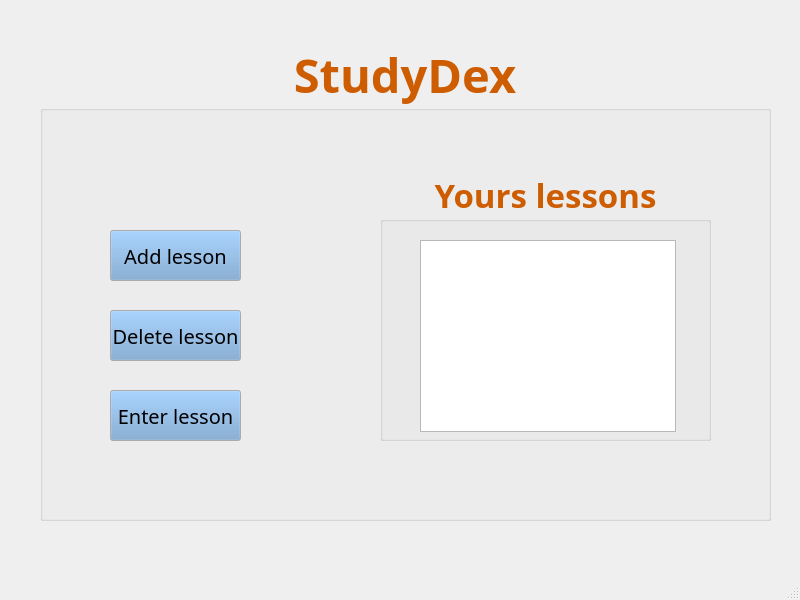
<?xml version="1.0" encoding="UTF-8"?>
<ui version="4.0">
 <class>MainWindow</class>
 <widget class="QMainWindow" name="MainWindow">
  <property name="geometry">
   <rect>
    <x>0</x>
    <y>0</y>
    <width>800</width>
    <height>600</height>
   </rect>
  </property>
  <property name="windowTitle">
   <string>StudyDex</string>
  </property>
  <widget class="QWidget" name="centralwidget">
   <widget class="QGroupBox" name="MainGroupBox">
    <property name="geometry">
     <rect>
      <x>40</x>
      <y>40</y>
      <width>731</width>
      <height>481</height>
     </rect>
    </property>
    <property name="palette">
     <palette>
      <active>
       <colorrole role="WindowText">
        <brush brushstyle="SolidPattern">
         <color alpha="255">
          <red>206</red>
          <green>92</green>
          <blue>0</blue>
         </color>
        </brush>
       </colorrole>
      </active>
      <inactive>
       <colorrole role="WindowText">
        <brush brushstyle="SolidPattern">
         <color alpha="255">
          <red>206</red>
          <green>92</green>
          <blue>0</blue>
         </color>
        </brush>
       </colorrole>
      </inactive>
      <disabled>
       <colorrole role="WindowText">
        <brush brushstyle="SolidPattern">
         <color alpha="255">
          <red>190</red>
          <green>190</green>
          <blue>190</blue>
         </color>
        </brush>
       </colorrole>
      </disabled>
     </palette>
    </property>
    <property name="font">
     <font>
      <family>UnPilgia</family>
      <pointsize>35</pointsize>
      <weight>75</weight>
      <bold>true</bold>
     </font>
    </property>
    <property name="title">
     <string>StudyDex</string>
    </property>
    <property name="alignment">
     <set>Qt::AlignCenter</set>
    </property>
    <widget class="QGroupBox" name="LessonsGroupBox">
     <property name="geometry">
      <rect>
       <x>340</x>
       <y>130</y>
       <width>331</width>
       <height>271</height>
      </rect>
     </property>
     <property name="font">
      <font>
       <pointsize>25</pointsize>
      </font>
     </property>
     <property name="title">
      <string>Yours lessons</string>
     </property>
     <property name="alignment">
      <set>Qt::AlignCenter</set>
     </property>
     <widget class="QListView" name="LessonsListView">
      <property name="geometry">
       <rect>
        <x>40</x>
        <y>70</y>
        <width>256</width>
        <height>192</height>
       </rect>
      </property>
      <property name="font">
       <font>
        <family>UnShinmun</family>
        <pointsize>15</pointsize>
        <weight>50</weight>
        <bold>false</bold>
       </font>
      </property>
     </widget>
    </widget>
    <widget class="QPushButton" name="AddLessonButton">
     <property name="geometry">
      <rect>
       <x>70</x>
       <y>190</y>
       <width>131</width>
       <height>51</height>
      </rect>
     </property>
     <property name="palette">
      <palette>
       <active>
        <colorrole role="Button">
         <brush brushstyle="SolidPattern">
          <color alpha="255">
           <red>114</red>
           <green>159</green>
           <blue>207</blue>
          </color>
         </brush>
        </colorrole>
       </active>
       <inactive>
        <colorrole role="Button">
         <brush brushstyle="SolidPattern">
          <color alpha="255">
           <red>114</red>
           <green>159</green>
           <blue>207</blue>
          </color>
         </brush>
        </colorrole>
       </inactive>
       <disabled>
        <colorrole role="Button">
         <brush brushstyle="SolidPattern">
          <color alpha="255">
           <red>114</red>
           <green>159</green>
           <blue>207</blue>
          </color>
         </brush>
        </colorrole>
       </disabled>
      </palette>
     </property>
     <property name="font">
      <font>
       <family>UnShinmun</family>
       <pointsize>15</pointsize>
       <weight>50</weight>
       <bold>false</bold>
      </font>
     </property>
     <property name="text">
      <string>Add lesson</string>
     </property>
    </widget>
    <widget class="QPushButton" name="DeleteLessonButton">
     <property name="geometry">
      <rect>
       <x>70</x>
       <y>270</y>
       <width>131</width>
       <height>51</height>
      </rect>
     </property>
     <property name="palette">
      <palette>
       <active>
        <colorrole role="Button">
         <brush brushstyle="SolidPattern">
          <color alpha="255">
           <red>114</red>
           <green>159</green>
           <blue>207</blue>
          </color>
         </brush>
        </colorrole>
       </active>
       <inactive>
        <colorrole role="Button">
         <brush brushstyle="SolidPattern">
          <color alpha="255">
           <red>114</red>
           <green>159</green>
           <blue>207</blue>
          </color>
         </brush>
        </colorrole>
       </inactive>
       <disabled>
        <colorrole role="Button">
         <brush brushstyle="SolidPattern">
          <color alpha="255">
           <red>114</red>
           <green>159</green>
           <blue>207</blue>
          </color>
         </brush>
        </colorrole>
       </disabled>
      </palette>
     </property>
     <property name="font">
      <font>
       <family>UnShinmun</family>
       <pointsize>15</pointsize>
       <weight>50</weight>
       <bold>false</bold>
      </font>
     </property>
     <property name="text">
      <string>Delete lesson</string>
     </property>
    </widget>
    <widget class="QPushButton" name="EnterLessonButton">
     <property name="geometry">
      <rect>
       <x>70</x>
       <y>350</y>
       <width>131</width>
       <height>51</height>
      </rect>
     </property>
     <property name="palette">
      <palette>
       <active>
        <colorrole role="Button">
         <brush brushstyle="SolidPattern">
          <color alpha="255">
           <red>114</red>
           <green>159</green>
           <blue>207</blue>
          </color>
         </brush>
        </colorrole>
       </active>
       <inactive>
        <colorrole role="Button">
         <brush brushstyle="SolidPattern">
          <color alpha="255">
           <red>114</red>
           <green>159</green>
           <blue>207</blue>
          </color>
         </brush>
        </colorrole>
       </inactive>
       <disabled>
        <colorrole role="Button">
         <brush brushstyle="SolidPattern">
          <color alpha="255">
           <red>114</red>
           <green>159</green>
           <blue>207</blue>
          </color>
         </brush>
        </colorrole>
       </disabled>
      </palette>
     </property>
     <property name="font">
      <font>
       <family>UnShinmun</family>
       <pointsize>15</pointsize>
       <weight>50</weight>
       <bold>false</bold>
      </font>
     </property>
     <property name="text">
      <string>Enter lesson</string>
     </property>
    </widget>
   </widget>
  </widget>
  <widget class="QMenuBar" name="menubar">
   <property name="geometry">
    <rect>
     <x>0</x>
     <y>0</y>
     <width>800</width>
     <height>22</height>
    </rect>
   </property>
  </widget>
  <widget class="QStatusBar" name="statusbar"/>
 </widget>
 <resources/>
 <connections/>
</ui>
